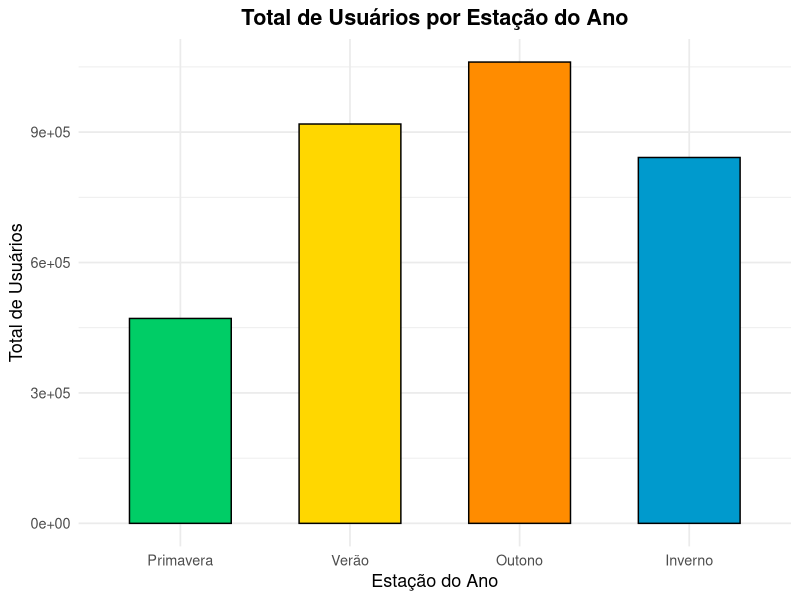
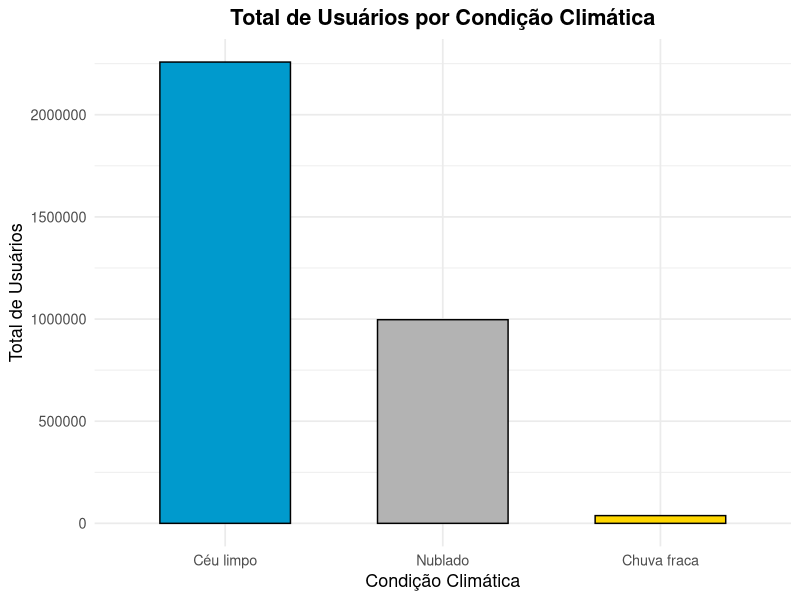
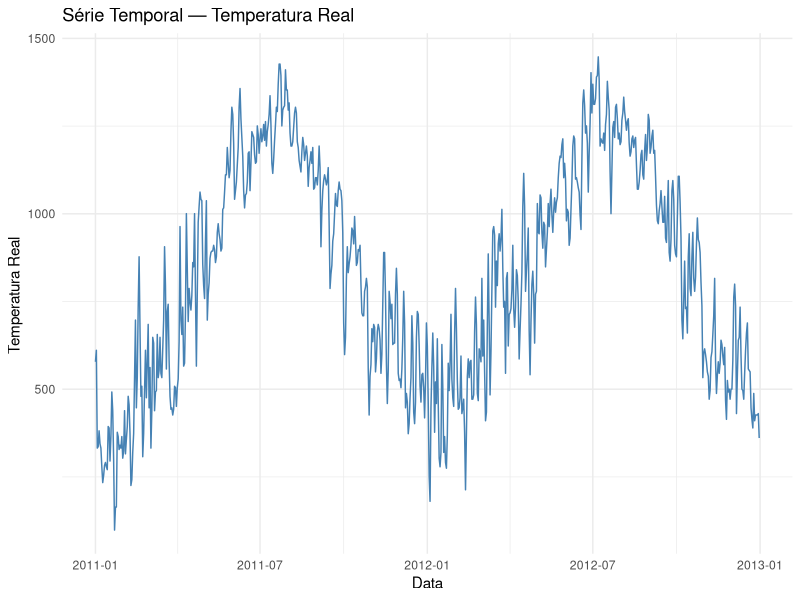
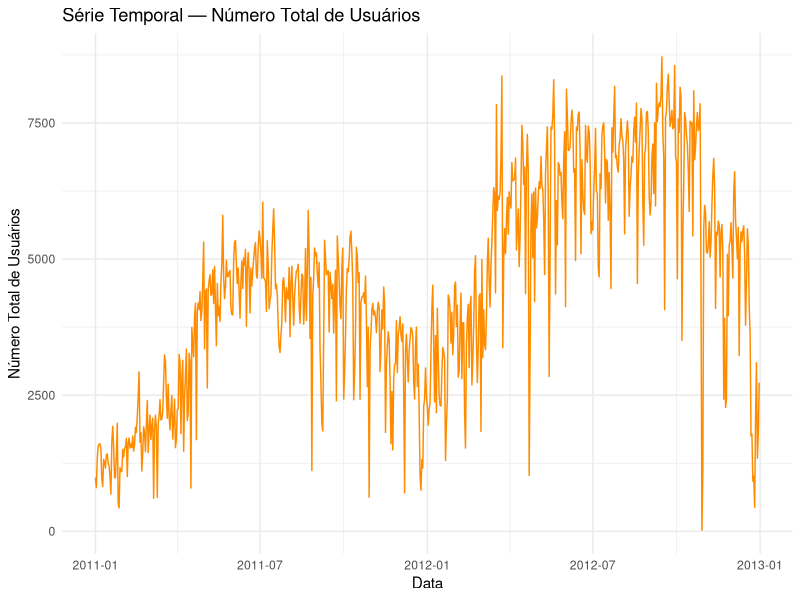

Here is the R script that generated these plots, in order:
install.packages("ggplot2")
install.packages("dplyr")

library(ggplot2)
library(dplyr)

#leitura do arquivo .CSV
df <- read.csv("HW1_bike_sharing.csv", stringsAsFactors = FALSE)

#ITEM A =======================================================================================
n_obs  <- nrow(df) 
data_i <- as.Date(min(df$dteday, na.rm = TRUE)) 
data_f <- as.Date(max(df$dteday, na.rm = TRUE))

cat("Número de observações:", n_obs, "\n")
cat("Data inicial:", data_i, "\n")
cat("Data final:", data_f, "\n")

#ITEM B =======================================================================================
df$temp_real <- df$temp * 41
df$total_users <- df$casual + df$registered

num_vars <- c("instant", "temp", "temp_real", "casual", "registered", "total_users")

tabela_sumarios <- data.frame(
  Variável = num_vars,
  Média = sapply(df[num_vars], mean, na.rm = TRUE),
  Mediana = sapply(df[num_vars], median, na.rm = TRUE),
  Q1 = sapply(df[num_vars], quantile, probs = 0.25, na.rm = TRUE),
  Q3 = sapply(df[num_vars], quantile, probs = 0.75, na.rm = TRUE)
)
tabela_sumarios

#ITEM C =======================================================================================

# Atribuindo níveis
df$season <- factor(df$season,
                    levels = c(1, 2, 3, 4),
                    labels = c("Primavera", "Verão", "Outono", "Inverno"))

df$weathersit <- factor(df$weathersit,
                        levels = c(1, 2, 3, 4),
                        labels = c("Céu limpo", "Nublado", "Chuva fraca", "Chuva forte"))

# ✅ Criação das tabelas ANTES dos gráficos
df_estacao <- df %>%
  group_by(season) %>%
  summarise(média_usuarios = mean(total_users, na.rm = TRUE),
            total_usuarios = sum(total_users, na.rm = TRUE),
            .groups = "drop")

df_clima <- df %>%
  group_by(weathersit) %>%
  summarise(média_usuarios = mean(total_users, na.rm = TRUE),
            total_usuarios = sum(total_users, na.rm = TRUE),  # ← adicionado
            .groups = "drop")

# Gráfico de barras para 'season'
ggplot(df_estacao, aes(x = season, y = total_usuarios, fill = season)) +
  geom_col(width = 0.6, color = "black") +
  scale_fill_manual(values = c("springgreen3", "gold", "darkorange", "deepskyblue3")) +
  labs(title = "Total de Usuários por Estação do Ano",
       x = "Estação do Ano", y = "Total de Usuários") +
  theme_minimal(base_size = 13) +
  theme(plot.title = element_text(hjust = 0.5, face = "bold"),
        legend.position = "none")

# Gráfico de barras para 'weathersit'
ggplot(df_clima, aes(x = weathersit, y = total_usuarios, fill = weathersit)) +
  geom_col(width = 0.6, color = "black") +
  scale_fill_manual(values = c("deepskyblue3", "gray70", "gold", "darkred")) +
  labs(title = "Total de Usuários por Condição Climática",
       x = "Condição Climática", y = "Total de Usuários") +
  theme_minimal(base_size = 13) +
  theme(plot.title = element_text(hjust = 0.5, face = "bold"),
        legend.position = "none")

#ITEM D =======================================================================================
df$dteday <- as.Date(df$dteday)
df$total_users <- df$casual + df$registered
df$temp_real <- df$temp * 41

# Séries temporais
ggplot(df, aes(x = dteday, y = temp_real)) +
  geom_line(color = "steelblue") +
  labs(title = "Série Temporal — Temperatura Real",
       x = "Data", y = "Temperatura Real ") +
  theme_minimal()

ggplot(df, aes(x = dteday, y = total_users)) +
  geom_line(color = "darkorange") +
  labs(title = "Série Temporal — Número Total de Usuários",
       x = "Data", y = "Número Total de Usuários") +
  theme_minimal()
